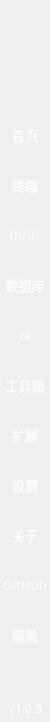
     <widget class="QWidget" name="widget_side" native="true">
      <property name="minimumSize">
       <size>
        <width>50</width>
        <height>0</height>
       </size>
      </property>
      <property name="maximumSize">
       <size>
        <width>50</width>
        <height>16777215</height>
       </size>
      </property>
      <property name="styleSheet">
       <string notr="true">#widget_side {
	color: rgb(255, 255, 255);
	border-top-left-radius: 10px;
	border-bottom-left-radius: 10px;
	
	
	background-color: rgb(10, 31, 57);
}</string>
      </property>
      <layout class="QVBoxLayout" name="verticalLayout_12">
       <property name="spacing">
        <number>0</number>
       </property>
       <property name="leftMargin">
        <number>0</number>
       </property>
       <property name="topMargin">
        <number>20</number>
       </property>
       <property name="rightMargin">
        <number>0</number>
       </property>
       <property name="bottomMargin">
        <number>5</number>
       </property>
       <item>
        <widget class="QLabel" name="label_side_icon">
         <property name="minimumSize">
          <size>
           <width>50</width>
           <height>30</height>
          </size>
         </property>
         <property name="maximumSize">
          <size>
           <width>50</width>
           <height>30</height>
          </size>
         </property>
         <property name="styleSheet">
          <string notr="true">image: url(:/lib/icon9.png);</string>
         </property>
         <property name="text">
          <string/>
         </property>
        </widget>
       </item>
       <item>
        <spacer name="verticalSpacer_side_1">
         <property name="orientation">
          <enum>Qt::Vertical</enum>
         </property>
         <property name="sizeType">
          <enum>QSizePolicy::Fixed</enum>
         </property>
         <property name="sizeHint" stdset="0">
          <size>
           <width>20</width>
           <height>60</height>
          </size>
         </property>
        </spacer>
       </item>
       <item>
        <widget class="QToolButton" name="toolButton_side_home">
         <property name="minimumSize">
          <size>
           <width>50</width>
           <height>50</height>
          </size>
         </property>
         <property name="maximumSize">
          <size>
           <width>50</width>
           <height>50</height>
          </size>
         </property>
         <property name="font">
          <font>
           <family>OPPOSans B</family>
           <pointsize>10</pointsize>
          </font>
         </property>
         <property name="toolTip">
          <string>首页</string>
         </property>
         <property name="styleSheet">
          <string notr="true">QToolButton {
	color: rgb(255, 255, 255);
	background-color: rgba(94, 255, 210, 0);
	border: none;
}

QToolButton::menu-indicator { 
	image: None;
}

 
QToolButton:hover {
	color: rgb(255, 255, 255);
	
	
	background-color: rgb(26, 53, 83);
	border: none;
}


QToolTip {
color:#ced4da;
background-color: rgb(108, 117, 125, 65);
border-radius: 2px;
}</string>
         </property>
         <property name="text">
          <string>首页</string>
         </property>
         <property name="icon">
          <iconset resource="lib.qrc">
           <normaloff>:/lib/home.png</normaloff>:/lib/home.png</iconset>
         </property>
         <property name="iconSize">
          <size>
           <width>25</width>
           <height>25</height>
          </size>
         </property>
         <property name="checkable">
          <bool>true</bool>
         </property>
         <property name="toolButtonStyle">
          <enum>Qt::ToolButtonIconOnly</enum>
         </property>
        </widget>
       </item>
       <item>
        <widget class="QToolButton" name="toolButton_side_shell">
         <property name="minimumSize">
          <size>
           <width>50</width>
           <height>50</height>
          </size>
         </property>
         <property name="maximumSize">
          <size>
           <width>50</width>
           <height>50</height>
          </size>
         </property>
         <property name="font">
          <font>
           <family>OPPOSans B</family>
           <pointsize>10</pointsize>
          </font>
         </property>
         <property name="toolTip">
          <string>终端连接</string>
         </property>
         <property name="styleSheet">
          <string notr="true">QToolButton {
	color: rgb(255, 255, 255);
	background-color: rgba(94, 255, 210, 0);
	border: none;
}

QToolButton::menu-indicator { 
	image: None;
}

 
QToolButton:hover {
	color: rgb(255, 255, 255);
	
	
	background-color: rgb(26, 53, 83);
	border: none;
}


QToolTip {
color:#ced4da;
background-color: rgb(108, 117, 125, 65);
border-radius: 2px;
}</string>
         </property>
         <property name="text">
          <string>终端</string>
         </property>
         <property name="icon">
          <iconset resource="lib.qrc">
           <normaloff>:/lib/shell_side.png</normaloff>:/lib/shell_side.png</iconset>
         </property>
         <property name="iconSize">
          <size>
           <width>25</width>
           <height>25</height>
          </size>
         </property>
         <property name="checkable">
          <bool>true</bool>
         </property>
         <property name="toolButtonStyle">
          <enum>Qt::ToolButtonIconOnly</enum>
         </property>
        </widget>
       </item>
       <item>
        <widget class="QToolButton" name="toolButton_side_thrift">
         <property name="minimumSize">
          <size>
           <width>50</width>
           <height>50</height>
          </size>
         </property>
         <property name="maximumSize">
          <size>
           <width>50</width>
           <height>50</height>
          </size>
         </property>
         <property name="font">
          <font>
           <family>OPPOSans B</family>
           <pointsize>10</pointsize>
          </font>
         </property>
         <property name="toolTip">
          <string>thrift接口测试</string>
         </property>
         <property name="styleSheet">
          <string notr="true">QToolButton {
	color: rgb(255, 255, 255);
	background-color: rgba(94, 255, 210, 0);
	border: none;
}

QToolButton::menu-indicator { 
	image: None;
}

 
QToolButton:hover {
	color: rgb(255, 255, 255);
	
	
	background-color: rgb(26, 53, 83);
	border: none;
}


QToolTip {
color:#ced4da;
background-color: rgb(108, 117, 125, 65);
border-radius: 2px;
}</string>
         </property>
         <property name="text">
          <string>thrift</string>
         </property>
         <property name="icon">
          <iconset resource="lib.qrc">
           <normaloff>:/lib/func.png</normaloff>:/lib/func.png</iconset>
         </property>
         <property name="iconSize">
          <size>
           <width>25</width>
           <height>25</height>
          </size>
         </property>
         <property name="checkable">
          <bool>true</bool>
         </property>
         <property name="toolButtonStyle">
          <enum>Qt::ToolButtonIconOnly</enum>
         </property>
        </widget>
       </item>
       <item>
        <widget class="QToolButton" name="toolButton_side_mysql">
         <property name="minimumSize">
          <size>
           <width>50</width>
           <height>50</height>
          </size>
         </property>
         <property name="maximumSize">
          <size>
           <width>50</width>
           <height>50</height>
          </size>
         </property>
         <property name="font">
          <font>
           <family>OPPOSans B</family>
           <pointsize>10</pointsize>
          </font>
         </property>
         <property name="toolTip">
          <string>数据库连接</string>
         </property>
         <property name="styleSheet">
          <string notr="true">QToolButton {
	color: rgb(255, 255, 255);
	background-color: rgba(94, 255, 210, 0);
	border: none;
}

QToolButton::menu-indicator { 
	image: None;
}

 
QToolButton:hover {
	color: rgb(255, 255, 255);
	
	
	background-color: rgb(26, 53, 83);
	border: none;
}


QToolTip {
color:#ced4da;
background-color: rgb(108, 117, 125, 65);
border-radius: 2px;
}</string>
         </property>
         <property name="locale">
          <locale language="English" country="UnitedStates"/>
         </property>
         <property name="text">
          <string>数据库</string>
         </property>
         <property name="icon">
          <iconset resource="lib.qrc">
           <normaloff>:/lib/mysql.png</normaloff>:/lib/mysql.png</iconset>
         </property>
         <property name="iconSize">
          <size>
           <width>25</width>
           <height>25</height>
          </size>
         </property>
         <property name="checkable">
          <bool>true</bool>
         </property>
         <property name="toolButtonStyle">
          <enum>Qt::ToolButtonIconOnly</enum>
         </property>
        </widget>
       </item>
       <item>
        <widget class="QToolButton" name="toolButton_side_zookeeper">
         <property name="minimumSize">
          <size>
           <width>50</width>
           <height>50</height>
          </size>
         </property>
         <property name="maximumSize">
          <size>
           <width>50</width>
           <height>50</height>
          </size>
         </property>
         <property name="font">
          <font>
           <family>OPPOSans B</family>
           <pointsize>10</pointsize>
          </font>
         </property>
         <property name="toolTip">
          <string>zk连接</string>
         </property>
         <property name="styleSheet">
          <string notr="true">QToolButton {
	color: rgb(255, 255, 255);
	background-color: rgba(94, 255, 210, 0);
	border: none;
}

QToolButton::menu-indicator { 
	image: None;
}

 
QToolButton:hover {
	color: rgb(255, 255, 255);
	
	
	background-color: rgb(26, 53, 83);
	border: none;
}


QToolTip {
color:#ced4da;
background-color: rgb(108, 117, 125, 65);
border-radius: 2px;
}</string>
         </property>
         <property name="text">
          <string>zk</string>
         </property>
         <property name="icon">
          <iconset resource="lib.qrc">
           <normaloff>:/lib/Zookeeper.png</normaloff>:/lib/Zookeeper.png</iconset>
         </property>
         <property name="iconSize">
          <size>
           <width>25</width>
           <height>25</height>
          </size>
         </property>
         <property name="checkable">
          <bool>true</bool>
         </property>
         <property name="toolButtonStyle">
          <enum>Qt::ToolButtonIconOnly</enum>
         </property>
        </widget>
       </item>
       <item>
        <widget class="QToolButton" name="toolButton_side_tool">
         <property name="minimumSize">
          <size>
           <width>50</width>
           <height>50</height>
          </size>
         </property>
         <property name="maximumSize">
          <size>
           <width>50</width>
           <height>50</height>
          </size>
         </property>
         <property name="font">
          <font>
           <family>OPPOSans B</family>
           <pointsize>10</pointsize>
          </font>
         </property>
         <property name="toolTip">
          <string>工具箱</string>
         </property>
         <property name="styleSheet">
          <string notr="true">QToolButton {
	color: rgb(255, 255, 255);
	background-color: rgba(94, 255, 210, 0);
	border: none;
}

QToolButton::menu-indicator { 
	image: None;
}

 
QToolButton:hover {
	color: rgb(255, 255, 255);
	
	
	background-color: rgb(26, 53, 83);
	border: none;
}


QToolTip {
color:#ced4da;
background-color: rgb(108, 117, 125, 65);
border-radius: 2px;
}</string>
         </property>
         <property name="text">
          <string>工具箱</string>
         </property>
         <property name="icon">
          <iconset resource="lib.qrc">
           <normaloff>:/lib/tool2.png</normaloff>:/lib/tool2.png</iconset>
         </property>
         <property name="iconSize">
          <size>
           <width>25</width>
           <height>25</height>
          </size>
         </property>
         <property name="checkable">
          <bool>true</bool>
         </property>
         <property name="toolButtonStyle">
          <enum>Qt::ToolButtonIconOnly</enum>
         </property>
        </widget>
       </item>
       <item>
        <widget class="QToolButton" name="toolButton_side_plugIn">
         <property name="minimumSize">
          <size>
           <width>50</width>
           <height>50</height>
          </size>
         </property>
         <property name="maximumSize">
          <size>
           <width>50</width>
           <height>50</height>
          </size>
         </property>
         <property name="font">
          <font>
           <family>OPPOSans B</family>
           <pointsize>10</pointsize>
          </font>
         </property>
         <property name="toolTip">
          <string>扩展</string>
         </property>
         <property name="styleSheet">
          <string notr="true">QToolButton {
	color: rgb(255, 255, 255);
	background-color: rgba(94, 255, 210, 0);
	border: none;
}

QToolButton::menu-indicator { 
	image: None;
}

 
QToolButton:hover {
	color: rgb(255, 255, 255);
	
	
	background-color: rgb(26, 53, 83);
	border: none;
}


QToolTip {
color:#ced4da;
background-color: rgb(108, 117, 125, 65);
border-radius: 2px;
}</string>
         </property>
         <property name="text">
          <string>扩展</string>
         </property>
         <property name="icon">
          <iconset resource="lib.qrc">
           <normaloff>:/lib/tool_plugIn.png</normaloff>:/lib/tool_plugIn.png</iconset>
         </property>
         <property name="iconSize">
          <size>
           <width>25</width>
           <height>25</height>
          </size>
         </property>
         <property name="checkable">
          <bool>true</bool>
         </property>
         <property name="toolButtonStyle">
          <enum>Qt::ToolButtonIconOnly</enum>
         </property>
        </widget>
       </item>
       <item>
        <widget class="QToolButton" name="toolButton_side_setting">
         <property name="minimumSize">
          <size>
           <width>50</width>
           <height>50</height>
          </size>
         </property>
         <property name="maximumSize">
          <size>
           <width>50</width>
           <height>50</height>
          </size>
         </property>
         <property name="font">
          <font>
           <family>OPPOSans B</family>
           <pointsize>10</pointsize>
          </font>
         </property>
         <property name="toolTip">
          <string>设置</string>
         </property>
         <property name="styleSheet">
          <string notr="true">QToolButton {
	color: rgb(255, 255, 255);
	background-color: rgba(94, 255, 210, 0);
	border: none;
}

QToolButton::menu-indicator { 
	image: None;
}

 
QToolButton:hover {
	color: rgb(255, 255, 255);
	
	
	background-color: rgb(26, 53, 83);
	border: none;
}


QToolTip {
color:#ced4da;
background-color: rgb(108, 117, 125, 65);
border-radius: 2px;
}</string>
         </property>
         <property name="text">
          <string>设置</string>
         </property>
         <property name="icon">
          <iconset resource="lib.qrc">
           <normaloff>:/lib/setting2.png</normaloff>:/lib/setting2.png</iconset>
         </property>
         <property name="iconSize">
          <size>
           <width>25</width>
           <height>25</height>
          </size>
         </property>
         <property name="checkable">
          <bool>true</bool>
         </property>
         <property name="toolButtonStyle">
          <enum>Qt::ToolButtonIconOnly</enum>
         </property>
        </widget>
       </item>
       <item>
        <widget class="QToolButton" name="toolButton_side_about">
         <property name="minimumSize">
          <size>
           <width>50</width>
           <height>50</height>
          </size>
         </property>
         <property name="maximumSize">
          <size>
           <width>50</width>
           <height>50</height>
          </size>
         </property>
         <property name="font">
          <font>
           <family>OPPOSans B</family>
           <pointsize>10</pointsize>
          </font>
         </property>
         <property name="toolTip">
          <string>关于</string>
         </property>
         <property name="styleSheet">
          <string notr="true">QToolButton {
	color: rgb(255, 255, 255);
	background-color: rgba(94, 255, 210, 0);
	border: none;
}

QToolButton::menu-indicator { 
	image: None;
}

 
QToolButton:hover {
	color: rgb(255, 255, 255);
	
	
	background-color: rgb(26, 53, 83);
	border: none;
}


QToolTip {
color:#ced4da;
background-color: rgb(108, 117, 125, 65);
border-radius: 2px;
}</string>
         </property>
         <property name="text">
          <string>关于</string>
         </property>
         <property name="icon">
          <iconset resource="lib.qrc">
           <normaloff>:/lib/about.png</normaloff>:/lib/about.png</iconset>
         </property>
         <property name="iconSize">
          <size>
           <width>25</width>
           <height>25</height>
          </size>
         </property>
         <property name="checkable">
          <bool>true</bool>
         </property>
         <property name="toolButtonStyle">
          <enum>Qt::ToolButtonIconOnly</enum>
         </property>
        </widget>
       </item>
       <item>
        <widget class="QToolButton" name="toolButton_side_github">
         <property name="minimumSize">
          <size>
           <width>50</width>
           <height>50</height>
          </size>
         </property>
         <property name="maximumSize">
          <size>
           <width>50</width>
           <height>50</height>
          </size>
         </property>
         <property name="font">
          <font>
           <family>OPPOSans B</family>
           <pointsize>10</pointsize>
          </font>
         </property>
         <property name="toolTip">
          <string>github</string>
         </property>
         <property name="styleSheet">
          <string notr="true">QToolButton {
	color: rgb(255, 255, 255);
	background-color: rgba(94, 255, 210, 0);
	border: none;
}

QToolButton::menu-indicator { 
	image: None;
}

 
QToolButton:hover {
	color: rgb(255, 255, 255);
	
	
	background-color: rgb(26, 53, 83);
	border: none;
}


QToolTip {
color:#ced4da;
background-color: rgb(108, 117, 125, 65);
border-radius: 2px;
}</string>
         </property>
         <property name="text">
          <string>GitHub</string>
         </property>
         <property name="icon">
          <iconset resource="lib.qrc">
           <normaloff>:/lib/github.png</normaloff>:/lib/github.png</iconset>
         </property>
         <property name="iconSize">
          <size>
           <width>25</width>
           <height>25</height>
          </size>
         </property>
         <property name="toolButtonStyle">
          <enum>Qt::ToolButtonIconOnly</enum>
         </property>
        </widget>
       </item>
       <item>
        <widget class="QToolButton" name="toolButton_side_theme">
         <property name="minimumSize">
          <size>
           <width>50</width>
           <height>50</height>
          </size>
         </property>
         <property name="maximumSize">
          <size>
           <width>50</width>
           <height>50</height>
          </size>
         </property>
         <property name="font">
          <font>
           <family>OPPOSans B</family>
           <pointsize>10</pointsize>
          </font>
         </property>
         <property name="toolTip">
          <string>暗黑模式</string>
         </property>
         <property name="toolTipDuration">
          <number>-1</number>
         </property>
         <property name="styleSheet">
          <string notr="true">QToolButton {
	color: rgb(255, 255, 255);
	background-color: rgba(94, 255, 210, 0);
	border: none;
}

QToolButton::menu-indicator { 
	image: None;
}

 
QToolButton:hover {
	color: rgb(255, 255, 255);
	
	
	background-color: rgb(26, 53, 83);
	border: none;
}


QToolTip {
color:#ced4da;
background-color: rgb(108, 117, 125, 65);
border-radius: 2px;
}</string>
         </property>
         <property name="text">
          <string>暗黑</string>
         </property>
         <property name="icon">
          <iconset resource="lib.qrc">
           <normaloff>:/lib/black_mode.png</normaloff>:/lib/black_mode.png</iconset>
         </property>
         <property name="iconSize">
          <size>
           <width>25</width>
           <height>25</height>
          </size>
         </property>
         <property name="toolButtonStyle">
          <enum>Qt::ToolButtonIconOnly</enum>
         </property>
        </widget>
       </item>
       <item>
        <spacer name="verticalSpacer_side_2">
         <property name="orientation">
          <enum>Qt::Vertical</enum>
         </property>
         <property name="sizeHint" stdset="0">
          <size>
           <width>20</width>
           <height>40</height>
          </size>
         </property>
        </spacer>
       </item>
       <item>
        <widget class="QLabel" name="label_side_version">
         <property name="minimumSize">
          <size>
           <width>50</width>
           <height>0</height>
          </size>
         </property>
         <property name="font">
          <font>
           <family>OPPOSans B</family>
           <pointsize>9</pointsize>
           <stylestrategy>PreferAntialias</stylestrategy>
          </font>
         </property>
         <property name="styleSheet">
          <string notr="true">QLabel {
color: rgb(255, 255, 255);
border: none;
background-color: rgba(255, 255, 255, 0);
}</string>
         </property>
         <property name="text">
          <string>V1.0.3</string>
         </property>
         <property name="alignment">
          <set>Qt::AlignCenter</set>
         </property>
        </widget>
       </item>
      </layout>
     </widget>
